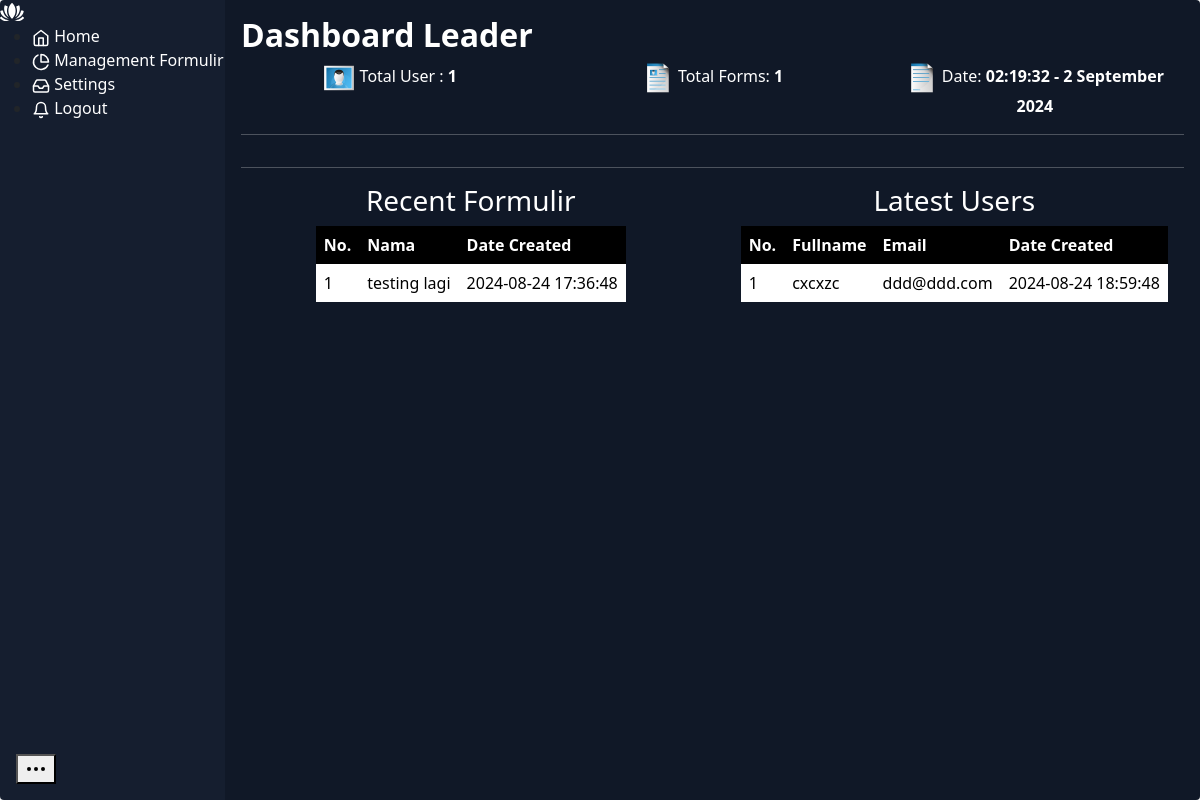
Before: /index.php/display/dashboard with the older database file.
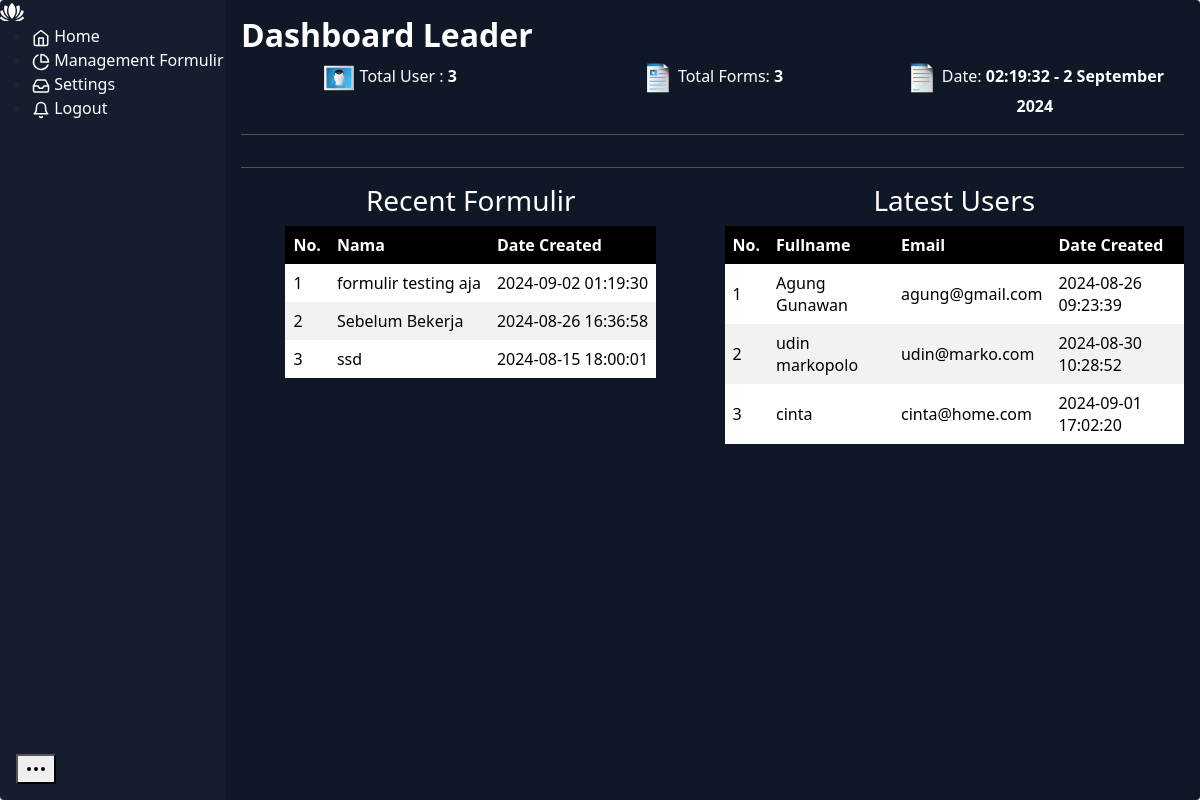
After: the same page with the newer database file.
### tables this page shows
CREATE TABLE IF NOT EXISTS `table_formulir` (
  `id` int(11) NOT NULL AUTO_INCREMENT,
  `name` text DEFAULT NULL,
  `code_json` text DEFAULT NULL,
  `date_created` datetime DEFAULT current_timestamp(),
  PRIMARY KEY (`id`)
);

CREATE TABLE IF NOT EXISTS `table_users` (
  `id` int(11) NOT NULL AUTO_INCREMENT,
  `fullname` varchar(50) DEFAULT NULL,
  `username` varchar(50) DEFAULT NULL,
  `pass` varchar(50) DEFAULT NULL,
  `no_hp` varchar(50) DEFAULT NULL,
  `email` varchar(50) DEFAULT NULL,
  `divisi` varchar(50) DEFAULT NULL,
  `date_created` timestamp NULL DEFAULT current_timestamp(),
  PRIMARY KEY (`id`)
);

### application/controllers/Display.php (called while the page is built, shortened)
<?php
class Display extends CI_Controller {
	public function __construct(){
		$this->load->model('DBUser');
		$this->load->model('DBFormulir');
		$this->load->model('DBDynamic');
	}
	public function dashboard(){
		$dataForm = $this->DBFormulir->getAllLimitSortBy(10, 'DESC');
		$dataUser = $this->DBUser->getAllLimitBy(10);
		$t_user = 0;
		$t_form = 0;
		if($dataUser != false){
			$t_user = count($dataUser);
		}
		if($dataForm != false){
			$t_form = count($dataForm);
		}
		$datana = array(
			'data_user' => $dataUser,
			'data_form' => $dataForm,
			'total_user' => $t_user,
			'total_form' => $t_form
		);
		$this->load->view('dashboard', $datana);
	}
}

### index.php (called while the page is built, shortened)
<?php
require_once BASEPATH.'core/CodeIgniter.php';

### application/models/DBFormulir.php (called while the page is built, shortened)
<?php
class DBFormulir extends CI_Model {
	private $table_name = "table_formulir";
	public function getAllLimitSortBy($numeric, $descAsc) {
        $this->db->limit($numeric);
        $this->db->order_by('id', $descAsc);
        $query = $this->db->get($this->table_name);
         if ($query->num_rows() > 0) {
            return $query->result();
        } else {
            return false;
        }
    }
}

### application/models/DBUser.php (called while the page is built, shortened)
<?php
class DBUser extends CI_Model {
    private $table_name = "table_users";
    public function getAllLimitBy($numeric) {
        $this->db->limit($numeric);
        $query = $this->db->get($this->table_name);
         if ($query->num_rows() > 0) {
            return $query->result();
        } else {
            return false;
        }
    }
}

### application/views/dashboard.php (the view, shortened to what this page needs)
<link rel="stylesheet" type="text/css" href="/assets/css/style-dashboard.css">
<link href="/assets/css/bootstrap.min.css" rel="stylesheet">
<div class="app-container">
  <div class="sidebar">
    <div class="sidebar-header">
      <div class="app-icon">
      </div>
    </div>
    <?php include('nav_bar_left.php'); ?>
    <div class="account-info">
      <button class="account-info-more">
        <svg xmlns="http://www.w3.org/2000/svg" width="24" height="24" viewBox="0 0 24 24" fill="none" stroke="currentColor" stroke-width="2" stroke-linecap="round" stroke-linejoin="round" class="feather feather-more-horizontal"><circle cx="12" cy="12" r="1"/><circle cx="19" cy="12" r="1"/><circle cx="5" cy="12" r="1"/></svg>
      </button>
    </div>
  </div>
  <div class="app-content">
 <h2 class="text-putih" >Dashboard Leader</h2>
  <div class="row">
      <div class="col rounded-box">
        <img src="/assets/images/user.png">
        <span>Total User : <strong id="total-user"><?= $total_user; ?></strong></span>
      </div>
      <div class="col rounded-box">
        <img src="/assets/images/form.png">
        <span>Total Forms: <strong id="total-form"><?= $total_form; ?></strong></span>
      </div>
      <div class="col rounded-box">
        <img src="/assets/images/data.png">
        <span>Date: <strong id="today">xx</strong></span>
      </div>
  </div>
<hr>
  <hr>
  <div class="row">
      <div class="col segment">
        <h3>Recent Formulir</h3>
        <table>
            <thead>
              <tr>
              <th>No.</th>
              <th>Nama</th>
              <th>Date Created</th>
              </tr>
            </thead>
            <tbody>
             <?php if(!empty($data_form)): ?>
                <?php $nomer=1; ?>
                <?php foreach($data_form as $datana): ?>
            <tr>
              <td><?= $nomer ;?></td>
              <td><?= $datana->name ;?></td>
              <td><?= $datana->date_created ;?></td>
            </tr>
                <?php $nomer++; ?>
                <?php endforeach; ?>
              <?php endif; ?>
          </tbody>
        </table>
      </div>
    <div class="col segment">
      <h3>Latest Users</h3>
          <table>
            <thead>
              <tr>
              <th>No.</th>
              <th>Fullname </th>
              <th>Email </th>
              <th>Date Created</th>
              </tr>
            </thead>
            <tbody>
              <?php if(!empty($data_user)): ?>
                <?php $nomer=1; ?>
                <?php foreach($data_user as $datana): ?>
            <tr>
              <td><?= $nomer ;?></td>
              <td><?= $datana->fullname ;?></td>
              <td><?= $datana->email ;?> </td>
              <td><?= $datana->date_created ;?></td>
            </tr>
                <?php $nomer++; ?>
                <?php endforeach; ?>
              <?php endif; ?>
          </tbody>
        </table>
    </div>
  </div>
</div>

### application/views/nav_bar_left.php (shortened to what this page needs)
<ul class="sidebar-list">
      <li class="sidebar-list-item">
        <a href="/dashboard">
          <svg xmlns="http://www.w3.org/2000/svg" width="18" height="18" viewBox="0 0 24 24" fill="none" stroke="currentColor" stroke-width="2" stroke-linecap="round" stroke-linejoin="round" class="feather feather-home"><path d="M3 9l9-7 9 7v11a2 2 0 0 1-2 2H5a2 2 0 0 1-2-2z"/><polyline points="9 22 9 12 15 12 15 22"/></svg>
          <span>Home</span>
        </a>
      </li>
      <li class="sidebar-list-item">
        <a href="/management-formulir">
          <svg xmlns="http://www.w3.org/2000/svg" width="18" height="18" viewBox="0 0 24 24" fill="none" stroke="currentColor" stroke-width="2" stroke-linecap="round" stroke-linejoin="round" class="feather feather-pie-chart"><path d="M21.21 15.89A10 10 0 1 1 8 2.83"/><path d="M22 12A10 10 0 0 0 12 2v10z"/></svg>
          <span>Management Formulir</span>
        </a>
      </li>
      <li class="sidebar-list-item">
        <a href="/settings">
          <span>Settings</span>
        </a>
      </li>
      <li class="sidebar-list-item">
        <a href="/logout">
          <svg xmlns="http://www.w3.org/2000/svg" width="18" height="18" viewBox="0 0 24 24" fill="none" stroke="currentColor" stroke-width="2" stroke-linecap="round" stroke-linejoin="round" class="feather feather-bell"><path d="M18 8A6 6 0 0 0 6 8c0 7-3 9-3 9h18s-3-2-3-9"/><path d="M13.73 21a2 2 0 0 1-3.46 0"/></svg>
          <span>Logout</span>
        </a>
      </li>
    </ul>

### assets/css/style-dashboard.css (style rules this page uses)
.segment table { margin: auto; }
.text-putih { color : white; font-weight: bold; }
.rounded-box img { display: inline-block; width: 32px !important; height: 32px !important; }
.segment { color: white; }
hr { display: block; height: 1px; border: 0; border-top: 1px solid #ccc; margin: 1em 0; padding: 0; border-color: white !important; color: white !important; }
.sidebar { max-width: 225px; }
.sidebar-list-item a { text-decoration: none; color: white; }
table { border-color: white; color: white; }
th, td { border: 1px solid #ddd; padding: 8px; text-align: left; }
th { background-color: black; }
tr:nth-child(even) { background-color: #f2f2f2; }
tr:nth-child(odd) { background-color: #fff; }
td { color: black; }
.col { color: white; text-align: center; }
.col img { width: 64px; height: 64px; }
* { box-sizing: border-box; }
.app-container { border-radius: 4px; width: 100%; height: 100%; max-height: 100%; max-width: 1280px; display: flex; overflow: hidden; box-shadow: rgba(99, 99, 99, 0.2) 0px 2px 8px 0px; max-width: 2000px; margin: 0 auto; }

Changed rows visible on the page:
removed table_formulir: name "testing lagi", date_created "2024-08-24 17:36:48"
removed table_users: fullname "cxcxzc", email "ddd@ddd.com", date_created "2024-08-24 18:59:48"
added table_formulir: name "formulir testing aja", date_created "2024-09-02 01:19:30"
added table_formulir: name "Sebelum Bekerja", date_created "2024-08-26 16:36:58"
added table_formulir: name "ssd", date_created "2024-08-15 18:00:01"
added table_users: fullname "Agung Gunawan", email "agung@gmail.com", date_created "2024-08-26 09:23:39"
added table_users: fullname "udin markopolo", email "udin@marko.com", date_created "2024-08-30 10:28:52"
added table_users: fullname "cinta", email "cinta@home.com", date_created "2024-09-01 17:02:20"
Other visible differences:
$total_user: "1" → "3"
$total_form: "1" → "3"
